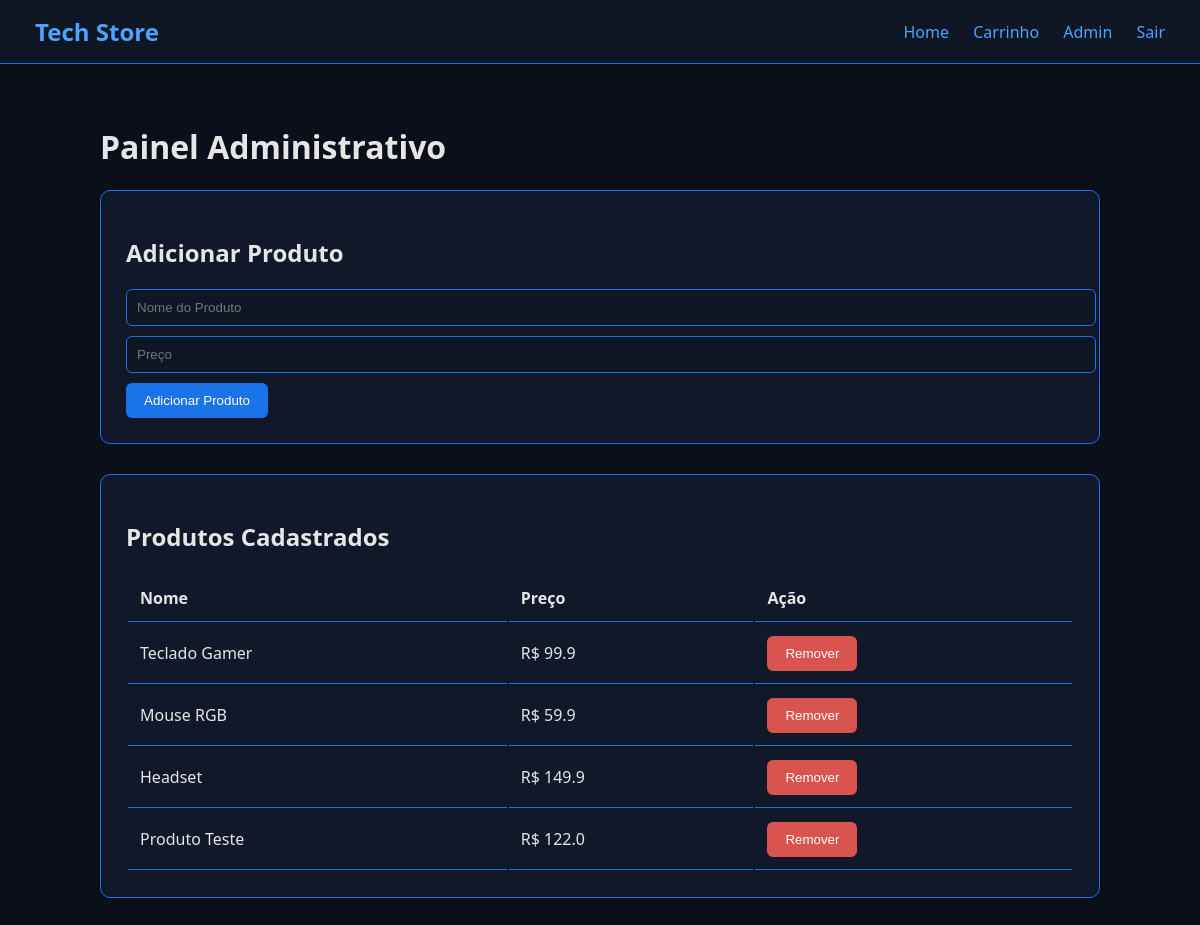
The page /admin (signed in) on the database its author committed.
### app.py (models this page shows)
class Product(db.Model):
    id = db.Column(db.Integer, primary_key=True)
    name = db.Column(db.String(120))
    price = db.Column(db.Float)

### app.py (the view)
@app.route("/admin")
@login_required
def admin_panel():
    if not current_user.is_admin:
        return "Acesso negado!"
    products = Product.query.all()
    return render_template("admin.html", products=products)

### app.py (called while the page is built)
@login_manager.user_loader
def load_user(user_id):
    return User.query.get(int(user_id))

### templates/admin.html
{% extends "layout.html" %}
{% block content %}
<div class="admin-container">
    <h1>Painel Administrativo</h1>
    <div class="admin-box">
        <h2>Adicionar Produto</h2>
        <form action="/admin/add_product" method="POST">
            <input type="text" name="name" placeholder="Nome do Produto" required>
            <input type="number" step="0.01" name="price" placeholder="Preço" required>
            <button>Adicionar Produto</button>
        </form>
    </div>
    <div class="admin-box">
        <h2>Produtos Cadastrados</h2>
        <table class="table">
            <tr>
                <th>Nome</th>
                <th>Preço</th>
                <th>Ação</th>
            </tr>
            {% for p in products %}
            <tr>
                <td>{{ p.name }}</td>
                <td>R$ {{ p.price }}</td>
                <td>
                    <form action="/admin/delete_product/{{ p.id }}" method="POST">
                        <button class="remove-btn">Remover</button>
                    </form>
                </td>
            </tr>
            {% endfor %}
        </table>
    </div>
</div>
{% endblock %}

### static/style.css (style rules this page uses)
body { margin: 0; font-family: "Segoe UI", sans-serif; background: #0a0f1a; color: #e6e6e6; }
h1, h2, h3 { font-weight: 600; }
button { background: #1a73e8; border: none; color: white; padding: 10px 18px; border-radius: 6px; cursor: pointer; transition: 0.2s; }
input { padding: 10px; border-radius: 6px; border: 1px solid #1a73e8; background: #0f1624; color: white; width: 100%; margin-bottom: 10px; }
.admin-container { max-width: 1000px; margin: auto; padding: 40px; }
.admin-box { background: #111829; padding: 25px; border-radius: 10px; border: 1px solid #1a73e8; margin-bottom: 30px; }
.table { width: 100%; margin-top: 15px; }
.table th, .table td { padding: 12px; text-align: left; border-bottom: 1px solid #1a73e8; }
.remove-btn { background: #d9534f; }

### rows shown on the page
Product: name "Teclado Gamer", price "99.9"
Product: name "Mouse RGB", price "59.9"
Product: name "Headset", price "149.9"
Product: name "Produto Teste", price "122.0"
